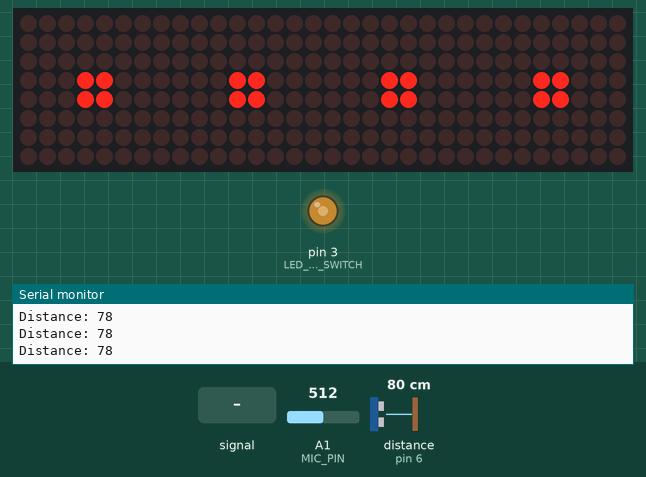
The sketch below on a simulated Arduino Uno, built with avr-gcc and run on an emulated ATmega328P. Parts: 32×8 LED matrix, output pins drawn as LEDs (lit = HIGH), the last lines printed to the serial monitor. Wiring (inferred from the names in the program): ultrasonic range finder: trigger pin 9; echo pin 6. The inputs (shaded band) are chosen by the test bench; at power-on: distance to the obstacle (sensor on pin 6) 80 cm, A1 (MIC_PIN) = 512. The echo pulse lasts 58.3 µs per cm; pins used as bus, display or sensor lines are not drawn.

Above: at 1.28 s.
1.3 s: A1 (MIC_PIN) fed a 50 Hz sine of ±306 counts around its level
At 1.46 s:
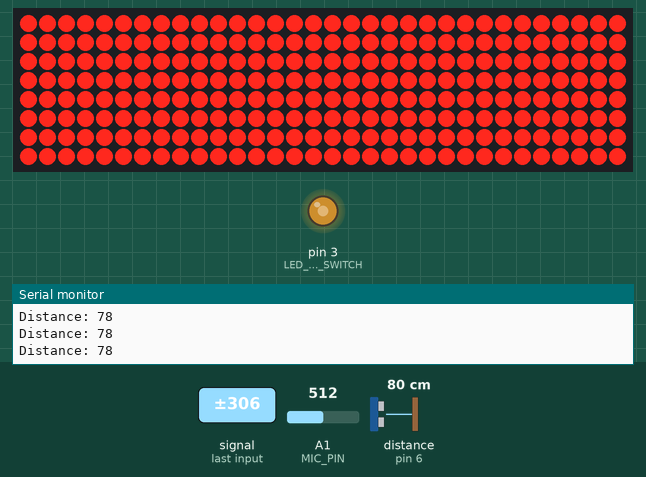
At 2.06 s:
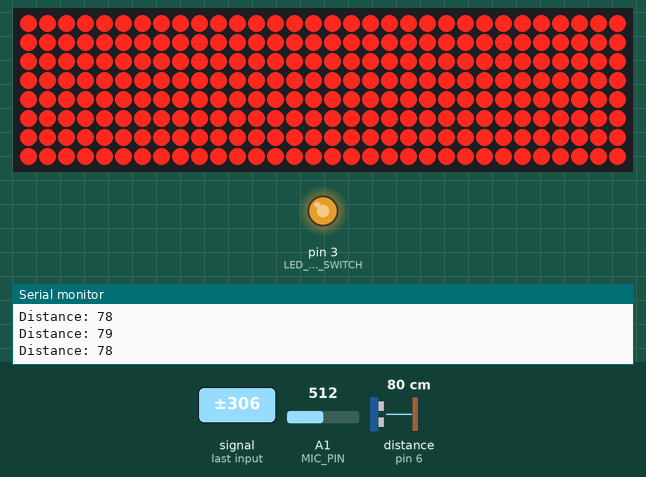
2.8 s: distance to the obstacle (sensor on pin 6) set to 4 cm
At 3.27 s:
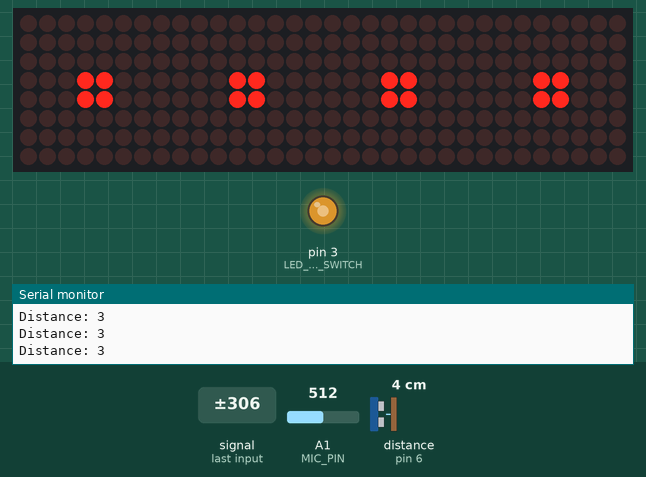
At 4.69 s:
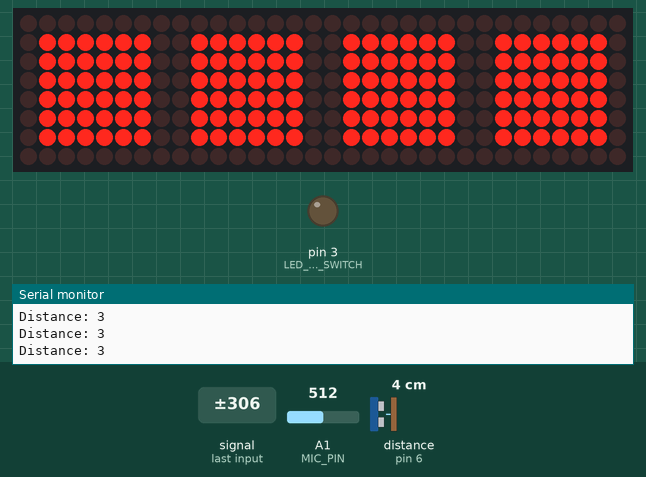
5.1 s: distance to the obstacle (sensor on pin 6) set to 18 cm
8.1 s: distance to the obstacle (sensor on pin 6) set to 5 cm
11.1 s: distance to the obstacle (sensor on pin 6) set to 299 cm
14.1 s: distance to the obstacle (sensor on pin 6) set to 2 cm
Timing chart, 0 to 18.1 s (numbered marks = the images above; inputs shaded):
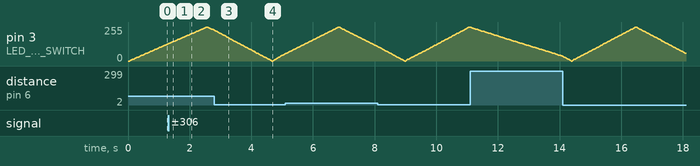

Measured:
- after the input at 1.3 s, the display: changes at once (image 1)
- after the input at 2.8 s, the display: changes after 0.10 s (image 3)

The sketch:

FEAM3YYJQWT0SFO.ino
```cpp
#include "LedControl.h"

#define ULTRASONIC_TRIGGER_PIN 9
#define ULTRASONIC_ECHO_PIN 6
#define LED_STRIP_SWITCH 3

int brightness = 0;  // how bright the LED is
int fadeAmount = 3;  // how many points to fade the LED by

#define MIC_PIN A1  // Microphone is attached to this analog pin

LedControl lc = LedControl(11, 13, 10, 4);  // Pins: DIN,CLK,CS, # of Display connected

#define INPUT_FLOOR 10     // Lower range of analogRead input
#define INPUT_CEILING 300  // Max range of analogRead input, the lower the value the more sensitive (1023 = max)
#define SAMPLE_WINDOW 10   // Sample window for average level

unsigned long delayTime = 200;  // Delay between Frames
unsigned int sample;
long duration;
int distance;
byte peak = 16;  // Peak level of column; used for falling dots

byte lowestValueMatrixState[] = {
  B00000000,
  B00000000,
  B00000000,
  B00011000,
  B00011000,
  B00000000,
  B00000000,
  B00000000,
};

byte lowValueMatrixState[] = {
  B00000000,
  B00000000,
  B00111100,
  B00111100,
  B00111100,
  B00111100,
  B00000000,
  B00000000,
};

byte mediumValueMatrixState[] = {
  B00000000,
  B01111110,
  B01111110,
  B01111110,
  B01111110,
  B01111110,
  B01111110,
  B00000000,
};

byte maxValueMatrixState[] = {
  B11111111,
  B11111111,
  B11111111,
  B11111111,
  B11111111,
  B11111111,
  B11111111,
  B11111111,
};

void setup() {
  Serial.begin(9600);                       // Start serial communication
  pinMode(ULTRASONIC_TRIGGER_PIN, OUTPUT);  // Sets the trigPin as an Output
  pinMode(ULTRASONIC_ECHO_PIN, INPUT);      // Sets the echoPin as an Input
  pinMode(LED_STRIP_SWITCH, OUTPUT);      // Sets the echoPin as an Input
  lc.shutdown(0, false);                    // Wake up displays
  lc.shutdown(1, false);
  lc.shutdown(2, false);
  lc.shutdown(3, false);
  lc.setIntensity(0, 5);  // Set intensity levels
  lc.setIntensity(1, 5);
  lc.setIntensity(2, 5);
  lc.setIntensity(3, 5);
  lc.clearDisplay(0);  // Clear Displays
  lc.clearDisplay(1);
  lc.clearDisplay(2);
  lc.clearDisplay(3);
}

void sLowestState3() {
  for (int i = 0; i < 8; i++) {
    lc.setRow(0, i, lowestValueMatrixState[i]);
    lc.setRow(1, i, lowestValueMatrixState[i]);
    lc.setRow(2, i, lowestValueMatrixState[i]);
    lc.setRow(3, i, lowestValueMatrixState[i]);
  }
}

void sLowState3() {
  for (int i = 0; i < 8; i++) {
    lc.setRow(0, i, lowValueMatrixState[i]);
    lc.setRow(1, i, lowValueMatrixState[i]);
    lc.setRow(2, i, lowValueMatrixState[i]);
    lc.setRow(3, i, lowValueMatrixState[i]);
  }
}

void sMediumState3() {
  for (int i = 0; i < 8; i++) {
    lc.setRow(0, i, mediumValueMatrixState[i]);
    lc.setRow(1, i, mediumValueMatrixState[i]);
    lc.setRow(2, i, mediumValueMatrixState[i]);
    lc.setRow(3, i, mediumValueMatrixState[i]);
  }
}

void fadeLEDStrip() {
   // set the brightness of pin 9:
  analogWrite(LED_STRIP_SWITCH, brightness);

  // change the brightness for next time through the loop:
  brightness = brightness + fadeAmount;

  // reverse the direction of the fading at the ends of the fade:
  if (brightness <= 0 || brightness >= 255) {
    fadeAmount = -fadeAmount;
  }
}

void sMaxState3() {
  for (int i = 0; i < 8; i++) {
    lc.setRow(0, i, maxValueMatrixState[i]);
    lc.setRow(1, i, maxValueMatrixState[i]);
    lc.setRow(2, i, maxValueMatrixState[i]);
    lc.setRow(3, i, maxValueMatrixState[i]);
  }
}

void useUltrasonicSensor() {
  // Clears the trigPin
  digitalWrite(ULTRASONIC_TRIGGER_PIN, LOW);
  delayMicroseconds(2);
  // Sets the ULTRASONIC_TRIGGER_PIN on HIGH state for 10 micro seconds
  digitalWrite(ULTRASONIC_TRIGGER_PIN, HIGH);
  delayMicroseconds(10);
  digitalWrite(ULTRASONIC_TRIGGER_PIN, LOW);
  // Reads the ULTRASONIC_ECHO_PIN, returns the sound wave travel time in microseconds
  duration = pulseIn(ULTRASONIC_ECHO_PIN, HIGH);
  // Calculating the distance
  distance = duration * 0.034 / 2;
  // Prints the distance on the Serial Monitor
  Serial.print("Distance: ");
  Serial.println(distance);
}

void loop() {
  unsigned long startMillis = millis();  // Start of sample window
  float peakToPeak = 0;                  // peak-to-peak level

  unsigned int signalMax = 0;
  unsigned int signalMin = 1023;
  unsigned int c, y;

  // collect data for length of sample window (in mS)
  while (millis() - startMillis < SAMPLE_WINDOW) {
    sample = analogRead(MIC_PIN);
    if (sample < 1024)  // toss out spurious readings
    {
      if (sample > signalMax) {
        signalMax = sample;  // save just the max levels
      } else if (sample < signalMin) {
        signalMin = sample;  // save just the min levels
      }
    }
  }

  fadeLEDStrip();

  peakToPeak = signalMax - signalMin;  // max - min = peak-peak amplitude

  if (peakToPeak >= 250) {
    sMaxState3();
  } else if (peakToPeak >= 200) {
    sMediumState3();
  } else if (peakToPeak >= 150) {
    sLowState3();
  } else if (peakToPeak <= 100) {
    sLowestState3();
  }

  useUltrasonicSensor();
}
```
